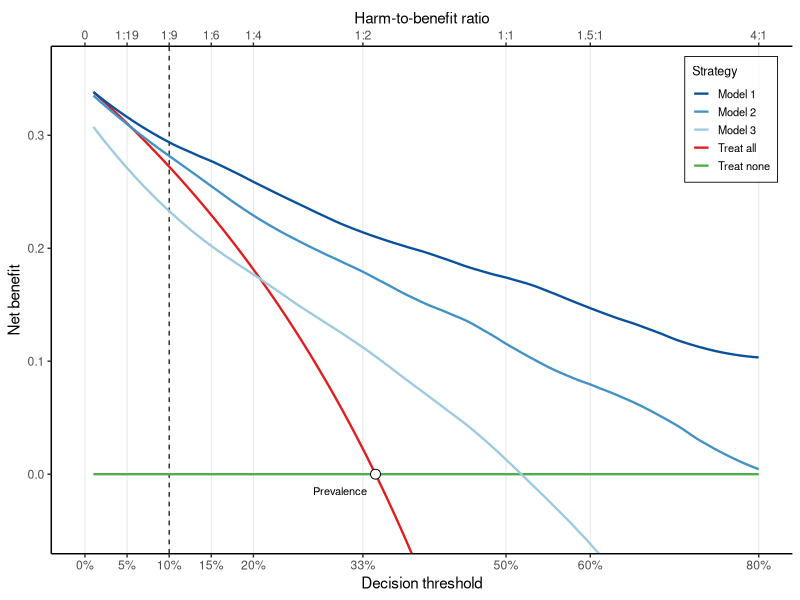

The R source for this figure:
library(tidyverse)

inv_logit <- \(x) 1 / (1 + exp(-x))

set.seed(6192)

n <- 2000
# Outcome driven by the Model 1; intercept targets ~35% prevalence
lp_best <- rnorm(n, mean = -1.2, sd = 2.5)
p_best <- inv_logit(lp_best)
y <- rbinom(n, 1, p_best)

# Model 2: correlated with true risk but noisier
lp_good <- qlogis(p_best) + rnorm(n, 0, 1.5)
p_good <- inv_logit(lp_good)

# Model 3: weakly correlated with true risk
lp_poor <- qlogis(p_best) + rnorm(n, 0, 4)
p_poor <- inv_logit(lp_poor)

prev <- mean(y)

calc_nb <- function(y, p_pred, thresholds) {
  n <- length(y)
  purrr::map_dbl(thresholds, \(pt) {
    tp <- sum(y == 1 & p_pred >= pt)
    fp <- sum(y == 0 & p_pred >= pt)
    tp / n - fp / n * pt / (1 - pt)
  })
}

thresholds <- seq(0.01, 0.80, by = 0.005)

dca_df <- bind_rows(
  tibble(threshold = thresholds,
         nb = prev - (1 - prev) * thresholds / (1 - thresholds),
         strategy = "Treat all"),
  tibble(threshold = thresholds,
         nb = 0,
         strategy = "Treat none"),
  tibble(threshold = thresholds,
         nb = calc_nb(y, p_best, thresholds),
         strategy = "Model 1"),
  tibble(threshold = thresholds,
         nb = calc_nb(y, p_good, thresholds),
         strategy = "Model 2"),
  tibble(threshold = thresholds,
         nb = calc_nb(y, p_poor, thresholds),
         strategy = "Model 3")
) |>
  mutate(strategy = factor(strategy,
    levels = c("Model 1", "Model 2", "Model 3", "Treat all", "Treat none"),
    labels = c("Model 1", "Model 2", "Model 3", "Treat all", "Treat none")))

# Loess smooth the three model lines
model_df <- dca_df |>
  filter(strategy %in% c("Model 1", "Model 2", "Model 3")) |>
  group_by(strategy) |>
  mutate(nb_smooth = predict(loess(nb ~ threshold, span = 0.25))) |>
  ungroup()

default_df <- dca_df |>
  filter(strategy %in% c("Treat all", "Treat none"))

# Ticks: denser between 0 and 20%, then every 20%
primary_breaks <- c(0, 0.05, 0.10, 0.15, 0.20,0.33, 0.50, 0.60, 0.80)
hb_labels <- sapply(primary_breaks, \(pt) {
  if (pt == 0) return("0")
  ratio <- pt / (1 - pt)
  if (ratio < 1) {
    denom <- round(1 / ratio)
    paste0("1:", denom)
  } else {
    paste0(round(ratio, 1), ":1")
  }
})

p_dca <- ggplot() +
  geom_vline(xintercept = primary_breaks, color = "grey90", linewidth = 0.3) +
  geom_vline(xintercept = 0.1, color = "black", linetype = "dashed", linewidth = 0.4)+
  geom_line(data = default_df, aes(x = threshold, y = nb, color = strategy),
            linewidth = 0.8) +
  geom_line(data = model_df, aes(x = threshold, y = nb_smooth, color = strategy),
            linewidth = 0.8) +
  scale_color_manual(
    breaks = c("Model 1", "Model 2", "Model 3", "Treat all", "Treat none"),
    values = c(
      "Model 1" = "#08519C",
      "Model 2"      = "#4292C6",
      "Model 3"      = "#9ECAE1",
      "Treat all"       = "#E41A1C",
      "Treat none"      = "#4DAF4A"
  )) +
  scale_x_continuous(
    limits = c(0, 0.8),
    breaks = primary_breaks,
    labels = scales::percent_format(accuracy = 1),
    sec.axis = sec_axis(~ ., breaks = primary_breaks, labels = hb_labels,
                        name = "Harm-to-benefit ratio")
  ) +
  annotate("point", x = prev, y = 0, shape = 21, size = 3,
           fill = "white", color = "black") +
  annotate("text", x = prev - 0.01, y = -0.015, label = "Prevalence",
           size = 2.8, hjust = 1) +
  coord_cartesian(ylim = c(-0.05, max(dca_df$nb) + 0.02)) +
  labs(x = "Decision threshold", y = "Net benefit",
       color = "Strategy") +
  theme_classic(base_size = 11) +
  theme(
    legend.position = c(0.98, 0.98),
    legend.justification = c(1, 1),
    legend.background = element_rect(fill = alpha("white", 0.8), color = "black", linewidth = 0.3),
    legend.key.size = unit(0.9, "lines"),
    legend.text = element_text(size = 8),
    legend.title = element_text(size = 9)
  )

ggsave("figures/Introduction/dca.pdf", p_dca, width = 5, height = 4, units = "in")
